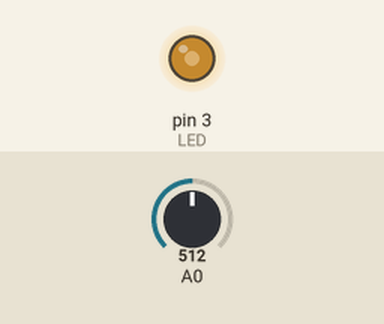
The sketch below on a simulated Arduino Uno, built with avr-gcc and run on an emulated ATmega328P. Shown: output pins drawn as LEDs (lit = HIGH). Inputs (shaded band) come from the test bench; at power-on: A0 = 512.

Above: at 1.2 s.
1.3 s: A0 set to 716
At 2.1 s:
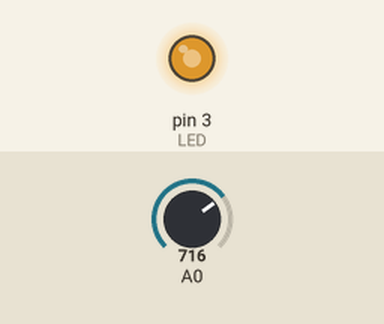
2.8 s: A0 set to 900
At 3.2 s:
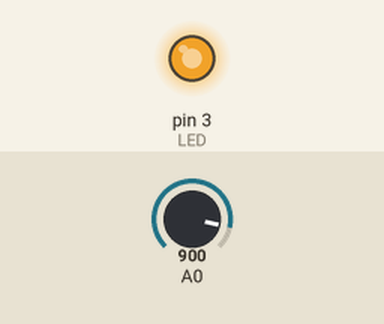
4.3 s: A0 set to 122
At 5.5 s:
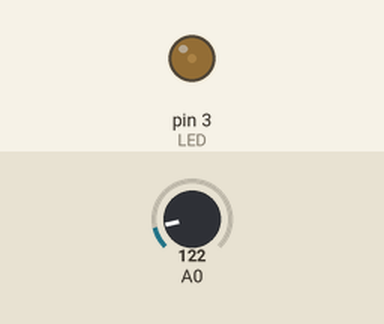
5.8 s: A0 set to 0
At 6.7 s:
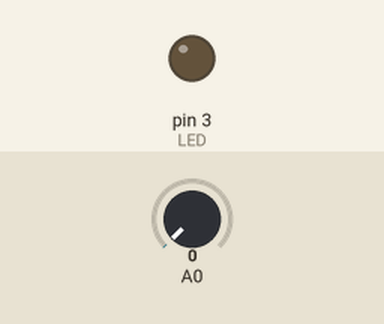
7.3 s: A0 set to 511
At 7.9 s:
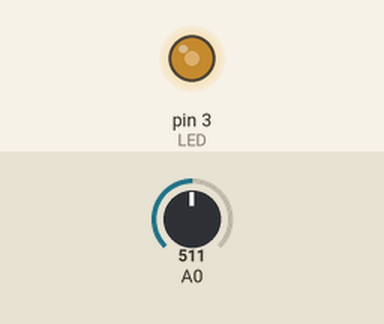
Timing chart, 0 to 9.8 s (numbered marks = the images above; inputs shaded):
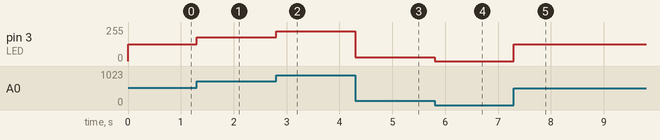

Measured:
- after the input at 1.3 s, pin 3 (LED): 127/255 → 178/255 at once
- after the input at 2.8 s, pin 3 (LED): 178/255 → 224/255 at once
- after the input at 4.3 s, pin 3 (LED): 224/255 → 30/255 at once
- after the input at 5.8 s, pin 3 (LED): 30/255 → 0/255 at once
- after the input at 7.3 s, pin 3 (LED): 0/255 → 127/255 at once

The sketch:

sketch_jan26a.ino
```cpp
const int LED=3;


void setup() {
  // put your setup code here, to run once:
  pinMode(LED, OUTPUT);
  pinMode(A0,INPUT);
}

void loop() {
  // put your main code here, to run repeatedly:
  int konum = analogRead(A0);
   int konum2=map(konum,0,1024,0,255);
  analogWrite(3,konum2);

  //digitalWrite(LED,1);
 // delay(1000);
 // digitalWrite(13,0);
   // delay(1000);
}
```
